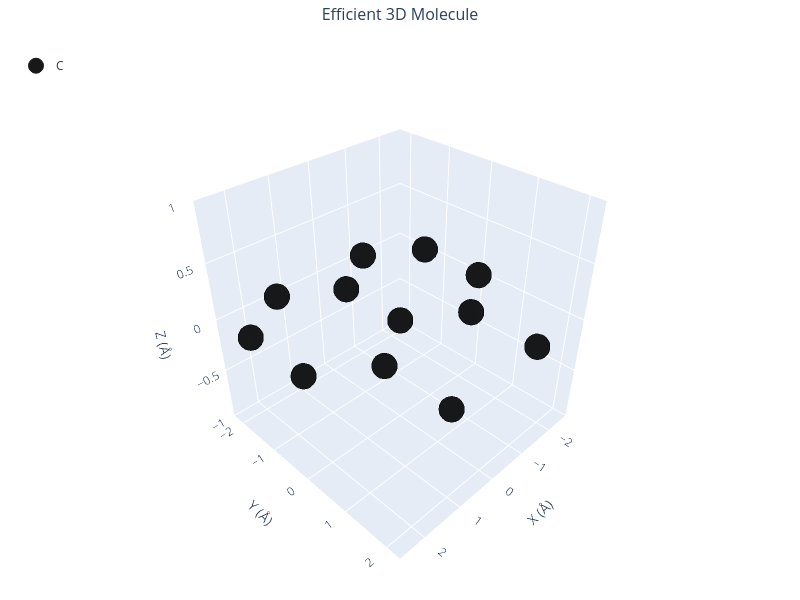

Notebook code for this chart:
### Markdown cell above
### 🔹 Example 4 – Armchair Graphene Sheet, width=5, length=5, lattice_constant=2.5 Å

This example is similar to the previous one but uses armchair edges instead of zigzag.
By keeping the same size and lattice constant, you can directly compare the structural and potential electronic differences between the two edge configurations.

Such comparisons are valuable in edge-dependent studies or nanoribbon bandgap analyses.

### Code cell
from pygamlab.structures.GAM_architectures.GAM_Graphene import Graphene 

from pygamlab.structures.gamvis import Molecular_Visualizer 

builder = Graphene(width=5, length=5, edge_type='armchair',lattice_constant=2.5)
graphene4=builder.atoms 

Molecular_Visualizer(graphene4,format='efficient_plotly') 
Molecular_Visualizer(graphene4,format='matplotlib') 
Molecular_Visualizer(graphene4,format='pyvista')

### Figure 1 — Plotly figure (JSON) as saved in the notebook; plotly's stock layout.template omitted (floating-point values rounded to 4 significant figures)
{"data": [{"hoverinfo": "text", "hovertext": ["Atom 1<br>Element: C<br>Position: (-2.50, -1.44, 0.00)", "Atom 2<br>Element: C<br>Position: (-2.50, 0.00, 0.00)", "Atom 3<br>Element: C<br>Position: (-1.25, 0.72, 0.00)", "Atom 4<br>Element: C<br>Position: (-1.25, 2.17, 0.00)", "Atom 5<br>Element: C<br>Position: (-1.25, -2.17, 0.00)", "Atom 6<br>Element: C<br>Position: (0.00, -1.44, 0.00)", "Atom 7<br>Element: C<br>Position: (0.00, 0.00, 0.00)", "Atom 8<br>Element: C<br>Position: (1.25, 0.72, 0.00)", "Atom 9<br>Element: C<br>Position: (1.25, 2.17, 0.00)", "Atom 10<br>Element: C<br>Position: (1.25, -2.17, 0.00)", "Atom 11<br>Element: C<br>Position: (2.50, -1.44, 0.00)", "Atom 12<br>Element: C<br>Position: (2.50, 0.00, 0.00)"], "marker": {"color": "black", "line": {"color": "black", "width": 1}, "opacity": 0.9, "size": 15}, "mode": "markers", "name": "C", "type": "scatter3d", "x": [-2.5, -2.5, -1.25, -1.25, -1.25, 0.0, 0.0, 1.25, 1.25, 1.25, 2.5, 2.5], "y": [-1.443, 0.0, 0.7217, 2.165, -2.165, -1.443, 0.0, 0.7217, 2.165, -2.165, -1.443, 0.0], "z": [0.0, 0.0, 0.0, 0.0, 0.0, 0.0, 0.0, 0.0, 0.0, 0.0, 0.0, 0.0]}], "layout": {"font": {"size": 12}, "height": 600, "legend": {"x": 0.02, "y": 0.98}, "margin": {"b": 0, "l": 0, "r": 0, "t": 40}, "scene": {"aspectmode": "cube", "bgcolor": "rgba(240,240,240,0.1)", "camera": {"eye": {"x": 1.5, "y": 1.5, "z": 1.5}}, "xaxis": {"title": {"text": "X (Å)"}}, "yaxis": {"title": {"text": "Y (Å)"}}, "zaxis": {"title": {"text": "Z (Å)"}}}, "showlegend": true, "title": {"font": {"size": 16}, "text": "Efficient 3D Molecule", "x": 0.5}, "width": 800}}
